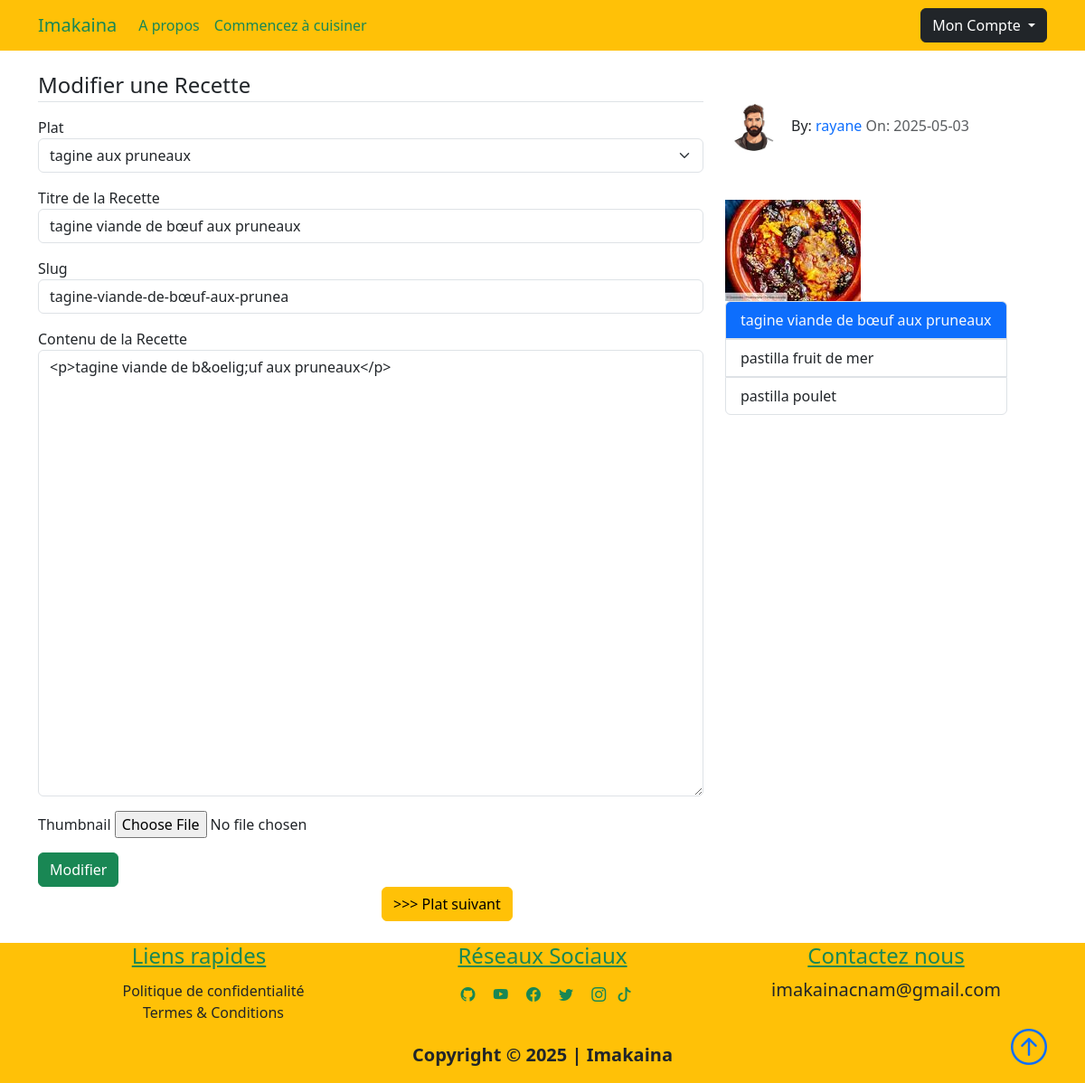
Page /tagine aux pruneaux/tagine-viande-de-bœuf-aux-prunea/update (signed in) on the earlier database version.
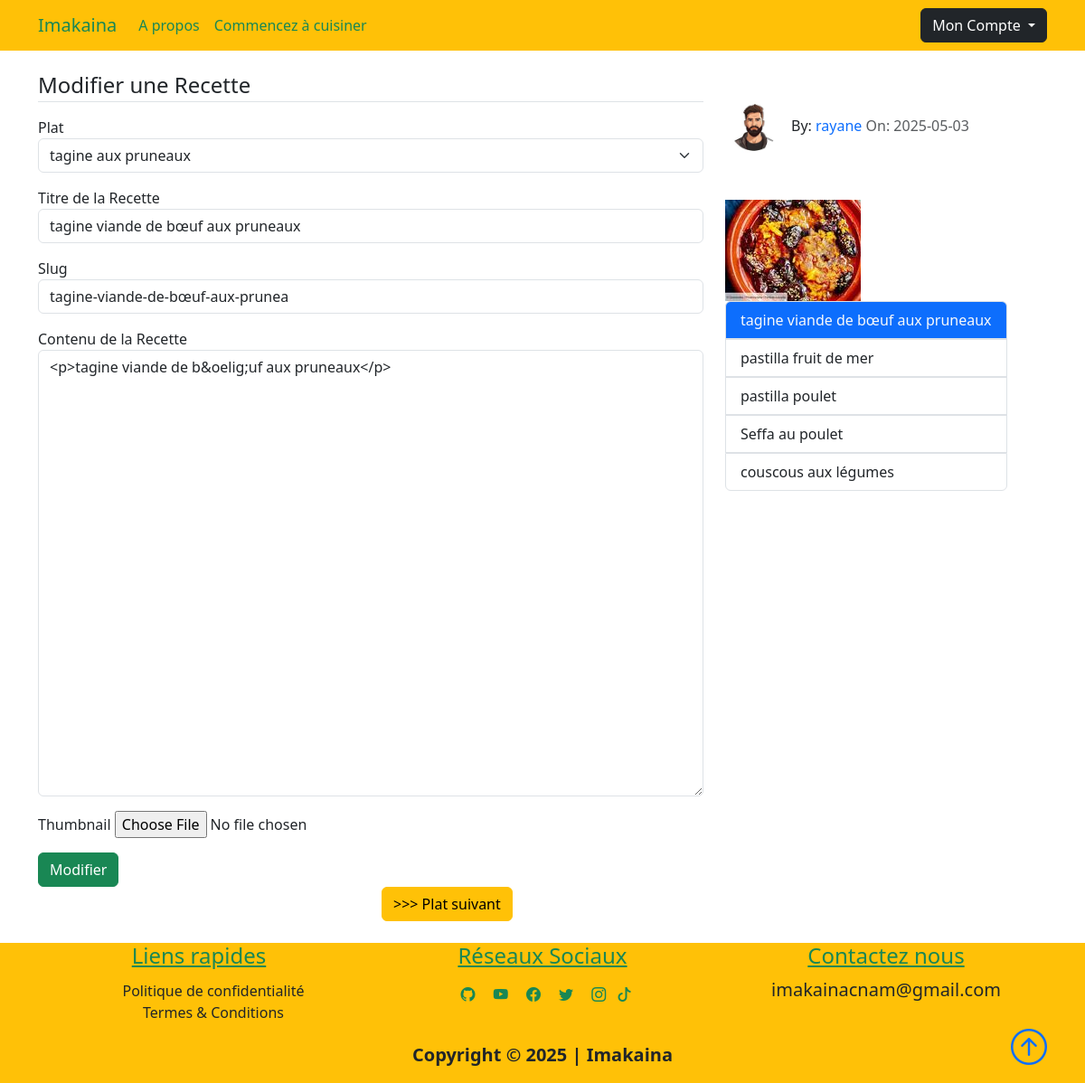
Same page on the later database version.
### projet/models.py (models this page shows, shortened)
class Recette(db.Model):
    id = db.Column(db.Integer, primary_key=True, autoincrement=True)
    title = db.Column(db.String(100), nullable=False)
    date_posted = db.Column(db.DateTime, nullable=False, default=datetime.utcnow)
    content = db.Column(db.Text, nullable=False)
    thumbnail = db.Column(
        db.String(20), nullable=False, default="default_thumbnail.jpg"
    )
    slug = db.Column(db.String(32), nullable=False)
    user_id = db.Column(db.Integer, db.ForeignKey("user.id"), nullable=False)
    plat_id = db.Column(db.Integer, db.ForeignKey("plat.id"), nullable=False)

### projet/recettes/routes.py (the view)
@recettes.route("/<string:plat>/<string:recette_slug>/update", methods=["GET", "POST"])
def update_recette(recette_slug, plat):
    recette = Recette.query.filter_by(slug=recette_slug).first()
    if recette:
        precedent_recette, suivant_recette = get_precedent_suivant_recette(recette)
    recette_id = recette.id if recette else None
    recette = Recette.query.get_or_404(recette_id)
    if recette.author != current_user:
        abort(403)
    form = RecetteUpdateForm()
    if form.validate_on_submit():
        recette.plat_name = form.plat.data
        recette.title = form.title.data
        recette.slug = str(form.slug.data).replace(" ", "-")
        recette.content = form.content.data
        if form.thumbnail.data:
            delete_picture(recette.thumbnail, "static/recette_thumbnails")
            new_picture = save_picture(form.thumbnail.data, "static/recette_thumbnails")
            recette.thumbnail = new_picture
        db.session.commit()
        flash("Votre recette a bien été modifiée!", "success")
        return redirect(
            url_for("recettes.recette", recette_slug=recette.slug, plat=recette.plat_name.title)
        )
    elif request.method == "GET":
        form.plat.data = recette.plat_name.title
        form.title.data = recette.title
        form.slug.data = recette.slug
        form.content.data = recette.content
    return render_template(
        "update_recette.html",
        title="Update | " + recette.title,
        recette=recette,
        precedent_recette=precedent_recette,
        suivant_recette=suivant_recette,
        form=form,
    )

### projet/recettes/forms.py
class RecetteUpdateForm(NewRecetteForm):
    thumbnail = FileField("Thumbnail", validators=[FileAllowed(["jpg", "png"])])
    submit = SubmitField("Update")

### projet/models.py (called while the page is built)
@login_manager.user_loader
def load_user(user_id):
    return User.query.get(int(user_id))

### projet/recettes/forms.py (called while the page is built)
def choice_query():
    return Plat.query

### projet/recettes/helpers.py (called while the page is built)
def get_precedent_suivant_recette(recette):
    plat = recette.plat_name
    for lsn in plat.recettes:
        if lsn.title == recette.title:
            index = plat.recettes.index(lsn)
            precedent_recette = plat.recettes[index - 1] if index > 0 else None
            suivant_recette = (
                plat.recettes[index + 1] if index < len(plat.recettes) - 1 else None
            )
            break
    return precedent_recette, suivant_recette

### projet/templates/update_recette.html (shortened to what this page needs)
{% extends "recette.html"%}
{% block recette %}
<form action="" method="POST" enctype="multipart/form-data">
    <legend class="border-bottom my-3">Modifier une Recette</legend>
    <div class="mb-3">
        {{ form.plat.label(class='form-control-label')}}
        {% if form.plat.errors %}
        {{ form.plat(class='form-contro is-invalid')}}
        <div class="invalid-feedback">
            {% for error in form.plat.errors %}
            <span>{{ error }} </span>
            {% endfor %}
        </div>
        {% else %}
        {{ form.plat(class='form-select')}}
        {% endif %}
    </div>
    <div class="mb-3">
        {{ form.title.label(class='form-control-label')}}
        {% if form.title.errors %}
        {{ form.title(class='form-control is-invalid')}}
        <div class="invalid-feedback">
            {% for error in form.title.errors %}
            <span>{{ error }}</span>
            {% endfor %}
        </div>
        {% else %}
        {{ form.title(class='form-control')}}
        {% endif %}
    </div>
    <div class="mb-3">
        {{ form.slug.label(class='form-control-label')}}
        {% if form.slug.errors %}
        {{ form.slug(class='form-control is-invalid')}}
        <div class="invalid-feedback">
            {% for error in form.slug.errors %}
            <span>{{ error }}</span>
            {% endfor %}
        </div>
        {% else %}
        {{ form.slug(class='form-control')}}
        {% endif %}
    </div>
    <div class="mb-3">
        {{ form.content.label(class='form-control-label')}}
        {% if form.content.errors %}
        {{ form.content(class='form-control is-invalid')}}
        <div class="invalid-feedback">
            {% for error in form.content.errors %}
            <span>{{ error }}</span>
            {% endfor %}
        </div>
        {% else %}
        {{ form.content(class='form-control')}}
        {% endif %}
    </div>
    <div class="mb-3">
        {{ form.thumbnail.label(class='form-control-label')}}
        {{ form.thumbnail(class='form-control-file')}}
    </div>
    <div class="form-group">
        <div class="col-12">
            <button class="btn btn-success" type="submit">Modifier</button>
        </div>
    </div>
</form>
{% endblock recette %}

### projet/templates/recette.html (shortened to what this page needs)
{% extends "layout.html"%}
{% block content %}
<div class="container">
    <div class="row">
        <div class="col-lg-8 col-md-12">
            {% block recette %} {% endblock recette %}
            <div class="row justify-content-md-center">
                <div class="col-4">
                </div>
                <div class="col-4">
                    {% if suivant_recette %}
                    <a href="{{url_for('recettes.recette', recette_slug=suivant_recette.slug, plat=suivant_recette.plat_name.title)}}">
                        <button class="btn btn-warning" type="button" data-bs-toggle="tooltip" data-bs-placement="top"
                            title="{{suivant_recette.title}}">
                            &gt&gt&gt Plat suivant
                        </button>
                    </a>
                    {% endif %}
                </div>
            </div>
        </div>
        <div class="col-4">
            <div class="my-5">
                <span><img class="article-img"
                        src="{{url_for('static',filename='user_pics/'+recette.author.image_file)}}" alt="">By:
                    <a href="#" class="link">{{recette.author.username}}</a>
                    <span class="text-muted">On: {{recette.date_posted.strftime('%Y-%m-%d')}}</span>
                </span>
            </div>
            <img src="{{url_for('static', filename='plat_icons/'+recette.plat_name.icon)}}" alt="">
            <br>
            <ul class="list-group" style="display:inline-block">
                {% for lsn in recette.plat_name.recettes %}
                {% if lsn.title == recette.title %}
                <li class="list-group-item border active" aria-current="true">
                    <a class="link text-light"
                        href="{{url_for('recettes.recette', recette_slug=lsn.slug, plat=lsn.plat_name.title)}}">{{lsn.title}}</a>
                </li>
                {% else %}
                <li class="list-group-item border" aria-current="false">
                    <a class="link text-dark"
                        href="{{url_for('recettes.recette', recette_slug=lsn.slug, plat=lsn.plat_name.title)}}">{{lsn.title}}</a>
                </li>
                {% endif %}
                {% endfor %}
            </ul>
        </div>
    </div>
    <br>
</div>
{% endblock content%}

Differences in the rows shown:
added Recette: title "Seffa au poulet"
added Recette: title "couscous aux légumes"
